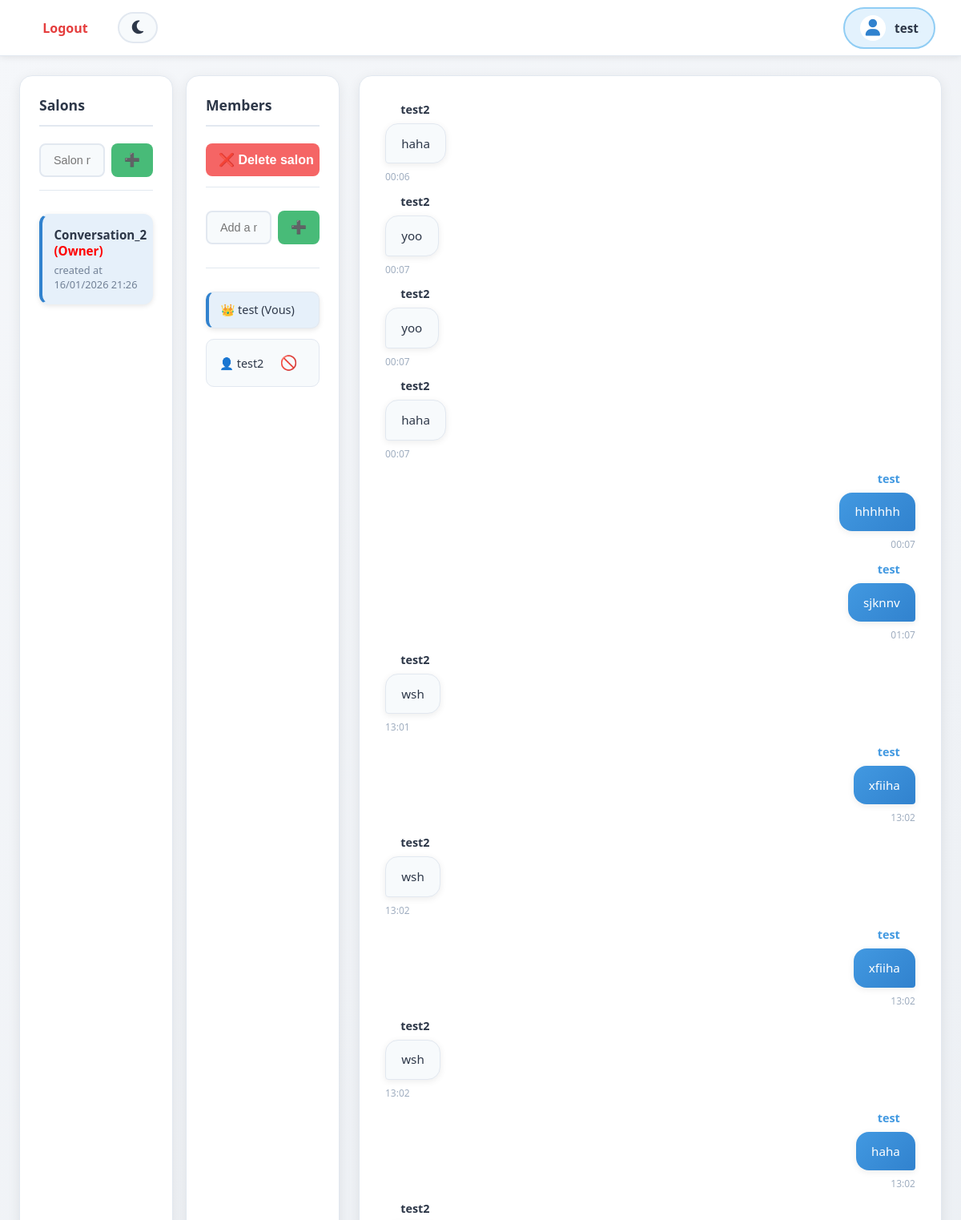
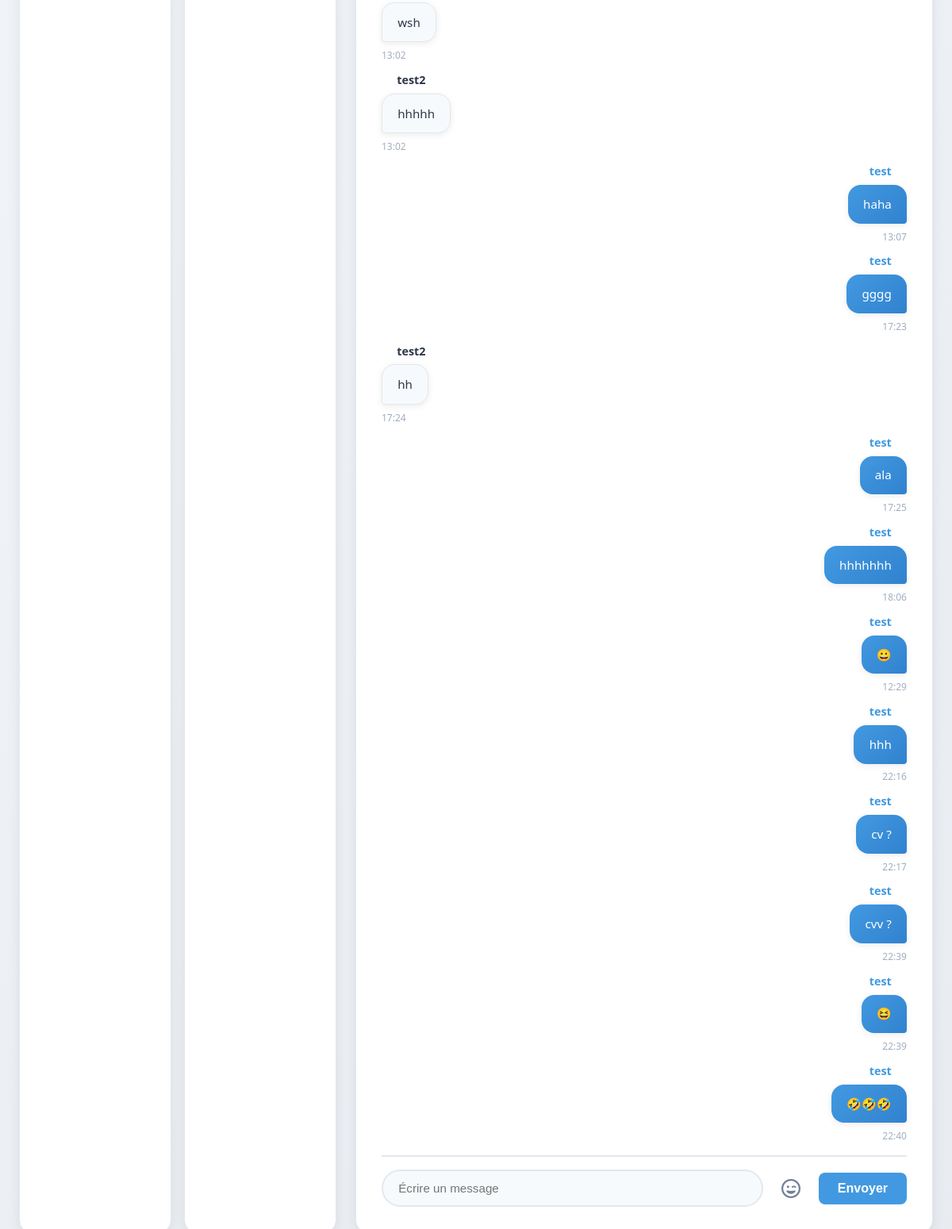
The app's page /main/test/15/ (signed in) with its own data (2 pictures, top to bottom).
### chatapp/models.py (models this page shows, shortened)
class MyUser(models.Model) :
    username_text = models.CharField(max_length=100, unique=True)
    password_text = models.CharField(max_length=100)

class Salon(models.Model) :
    creator = models.ForeignKey(MyUser, on_delete=models.CASCADE)
    members = models.ManyToManyField(MyUser, related_name="joined_salons")
    salon_name = models.CharField(max_length=100)
    created_at = models.DateTimeField(auto_now_add=True)

class Message(models.Model) :
    user = models.ForeignKey(MyUser, on_delete=models.CASCADE)
    salon = models.ForeignKey(Salon, on_delete=models.CASCADE)
    message_text = models.CharField(max_length=1000)
    written_at = models.DateTimeField(auto_now_add=True)

### chatapp/views.py (the view, shortened to what this page needs)
# urls.py: path("main/<str:name>/<int:salon_id>/", views.messagerie, name="messagerie"),
def messagerie(request, name, salon_id) :
    if 'user_id' not in request.session:
        return redirect('login')
    myuser = MyUser.objects.get(id=request.session['user_id'])
    if myuser.username_text != name:
        return redirect('messagerie', name=myuser.username_text, salon_id=salon_id)
    salons = Salon.objects.filter(Q(creator=myuser) | Q(members=myuser)).distinct().order_by("-created_at")
    salon = Salon.objects.get(id = salon_id)
    if myuser not in salon.members.all():
        return redirect('main', name=name)
    creator = salon.creator
    user_not_found = False
    user_already_in = False
    members = salon.members.all()
    messages = salon.message_set.all().order_by("written_at")
    context = {
        "username" : name,
        "salons" : salons,
        "salon" : salon,
        "salon_id": salon_id,
        "creator" : creator,
        "messages" : messages,
        "members" : members,
        "myuser" : myuser,
        "user_not_found": user_not_found,
        "user_already_in": user_already_in
        }
    return render(request, 'chatapp/messagerie.html', context)

### chatapp/templates/chatapp/messagerie.html (shortened to what this page needs)
<!DOCTYPE html>
{% load static %}
<html lang="fr">
<head>
    <link rel="stylesheet" href="{% static 'chatapp/styles3.css' %}">
    <link rel="stylesheet" href="https://cdnjs.cloudflare.com/ajax/libs/font-awesome/6.5.2/css/all.min.css">
</head>
<body class="messagerie-page">
    <div id="entete">
        <div style="display: flex; align-items: center; gap: 1rem;">
            <div id="logout">
                <a href="{% url 'logout' %}">Logout</a>
            </div>
            <button id="theme-toggle" aria-label="Toggle dark mode">
                <i class="fas fa-moon" id="theme-icon"></i>
            </button>
        </div>
        <div id="profile">
            <i class="fa-solid fa-user"></i>
            <p>{{ username }}</p>
        </div>
    </div>
    <div id="main-section">
        <div id="left-section">
            <div class="discussions salons-list">
                <h3 class="section-title">Salons</h3>
                <form method="post" class="create-salon-form">
                    <input type="text" placeholder="Salon name" name="salon_name" required class="text-input">
                    <input type="submit" value="➕" name="create_salon" class="btn create-btn">
                </form>
                <div id="salons-list" data-username="{{ username }}">
                    {% for salon in salons %}
                        <a href="{% url 'messagerie' name=username salon_id=salon.id %}" class="salon-item {% if salon.id == salon_id %}focused-salon{% endif %}">
                            <p>{{ salon.salon_name }} {% if salon.creator == myuser %}<span style="color: red;">(Owner)</span>{% else %}<span style="color: green;">(Invited)</span>{% endif %}</p>
                            <p>created at {{ salon.created_at|date:"d/m/Y H:i" }}</p>
                        </a>
                    {% endfor %}
                </div>
            </div>
            <div class="discussions members-list">
                <h3 class="section-title">Members</h3>
                <form method="post" class="leave-delete-form">
                    {% if myuser == creator %}
                        <input type="submit" value="❌ Delete salon " name="delete_salon" class="btn delete-btn">
                    {% else %}
                        <input type="submit" value="⬅️ Leave salon" name="leave_salon" class="btn leave-btn">
                    {% endif %}
                </form>
                {% if myuser == creator %}
                    <form method="post" class="add-member-form">
                        <input type="text" placeholder="Add a member" name="member_name" required class="text-input">
                        <input type="submit" value="➕" name="add_member" class="btn add-btn">
                    </form>
                {% endif %}
                <div id="members-list" data-salon-id="{{ salon.id }}">
                    {% for member in members %}
                        <div class="member-item {% if member == myuser %}member-focused{% endif %}" data-id="{{ member.id }}">
                            <p>{% if member == creator %}👑{% else %}👤{% endif %} {{ member.username_text }} {% if member == myuser %} (Vous) {% endif %}</p>
                            {% if myuser == creator and member != creator %}
                                <form method="post" class="remove-member-form" data-username="{{ member.username_text }}">
                                    <input type="submit" value="🚫" name="Remove_member" class="btn remove-btn">
                                </form>
                            {% endif %}
                        </div>
                    {% endfor %}
                </div>
            </div>
        </div>
        <div id="messages" class="messages-container">
            <div id="messages-list" data-salon-id="{{ salon.id }}">
                {% if messages %}
                    {% for msg in messages %}
                        <div class="message {% if msg.user == myuser %}me{% else %}other{% endif %}" data-id="{{ msg.id }}">
                            <div class="message-header">
                                <span class="username">{{ msg.user.username_text }}</span>
                            </div>
                            <p class="message-text">{{ msg.message_text }}</p>
                            <span class="time">{{ msg.written_at|date:"H:i" }}</span>
                        </div>
                    {% endfor %}
                {% else %}
                    <p class="no-messages">Aucun message pour le moment. Envoyez le premier !</p>
                {% endif %}
            </div>
            <form id="text-area" method="post" class="send-message-form">
                <input type="text" placeholder="Écrire un message" name="my_message" required class="text-input message-input">
                <i class="fa-regular fa-face-grin-wink emoji-icon"></i>
                <input type="submit" value="Envoyer" name="send_message" class="btn send-btn">
            </form>
        </div>
    </div>
    {% load static %}
</body>
</html>

### records on screen
MyUser: username_text "test", shows "(Vous)"
Salon: salon_name "Conversation_2", shows "(Owner)", created_at "16/01/2026 21:26"
MyUser: username_text "test2"
Message: user.username_text "test2", message_text "haha", written_at "00:06"
Message: user.username_text "test2", message_text "yoo", written_at "00:07"
Message: user.username_text "test2", message_text "yoo", written_at "00:07"
Message: user.username_text "test2", message_text "haha", written_at "00:07"
Message: user.username_text "test", message_text "hhhhhh", written_at "00:07"
Message: user.username_text "test", message_text "sjknnv", written_at "01:07"
Message: user.username_text "test2", message_text "wsh", written_at "13:01"
Message: user.username_text "test", message_text "xfiiha", written_at "13:02"
Message: user.username_text "test2", message_text "wsh", written_at "13:02"
Message: user.username_text "test", message_text "xfiiha", written_at "13:02"
Message: user.username_text "test2", message_text "wsh", written_at "13:02"
Message: user.username_text "test", message_text "haha", written_at "13:02"
Message: user.username_text "test2", message_text "wsh", written_at "13:02"
Message: user.username_text "test2", message_text "hhhhh", written_at "13:02"
Message: user.username_text "test", message_text "haha", written_at "13:07"
Message: user.username_text "test", message_text "gggg", written_at "17:23"
Message: user.username_text "test2", message_text "hh", written_at "17:24"
Message: user.username_text "test", message_text "ala", written_at "17:25"
Message: user.username_text "test", message_text "hhhhhhh", written_at "18:06"
Message: user.username_text "test", message_text "😀", written_at "12:29"
Message: user.username_text "test", message_text "hhh", written_at "22:16"
Message: user.username_text "test", message_text "cv ?", written_at "22:17"
Message: user.username_text "test", message_text "cvv ?", written_at "22:39"
Message: user.username_text "test", message_text "😆", written_at "22:39"
Message: user.username_text "test", message_text "🤣🤣🤣", written_at "22:40"
